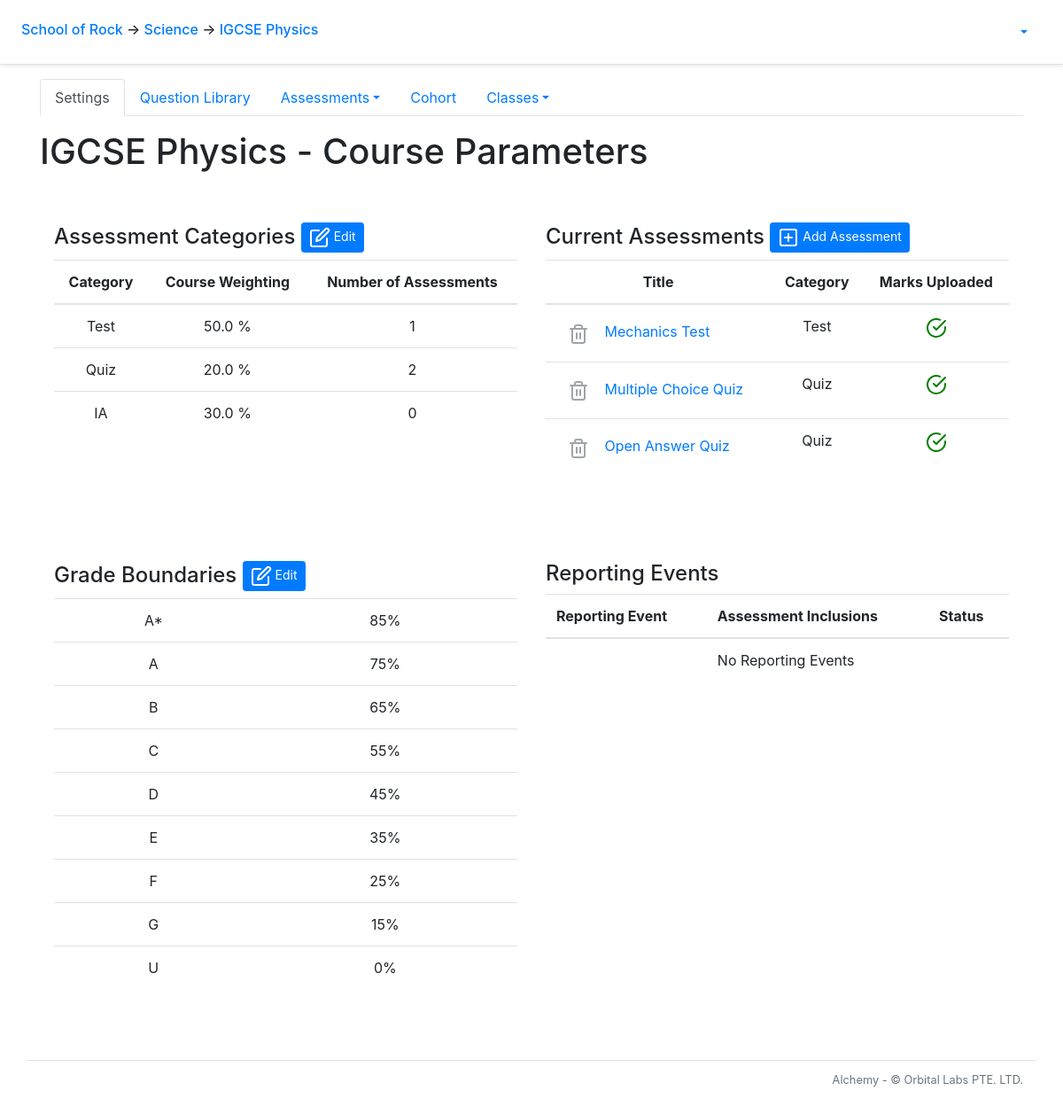
Before: /course/1/ with the older database file.
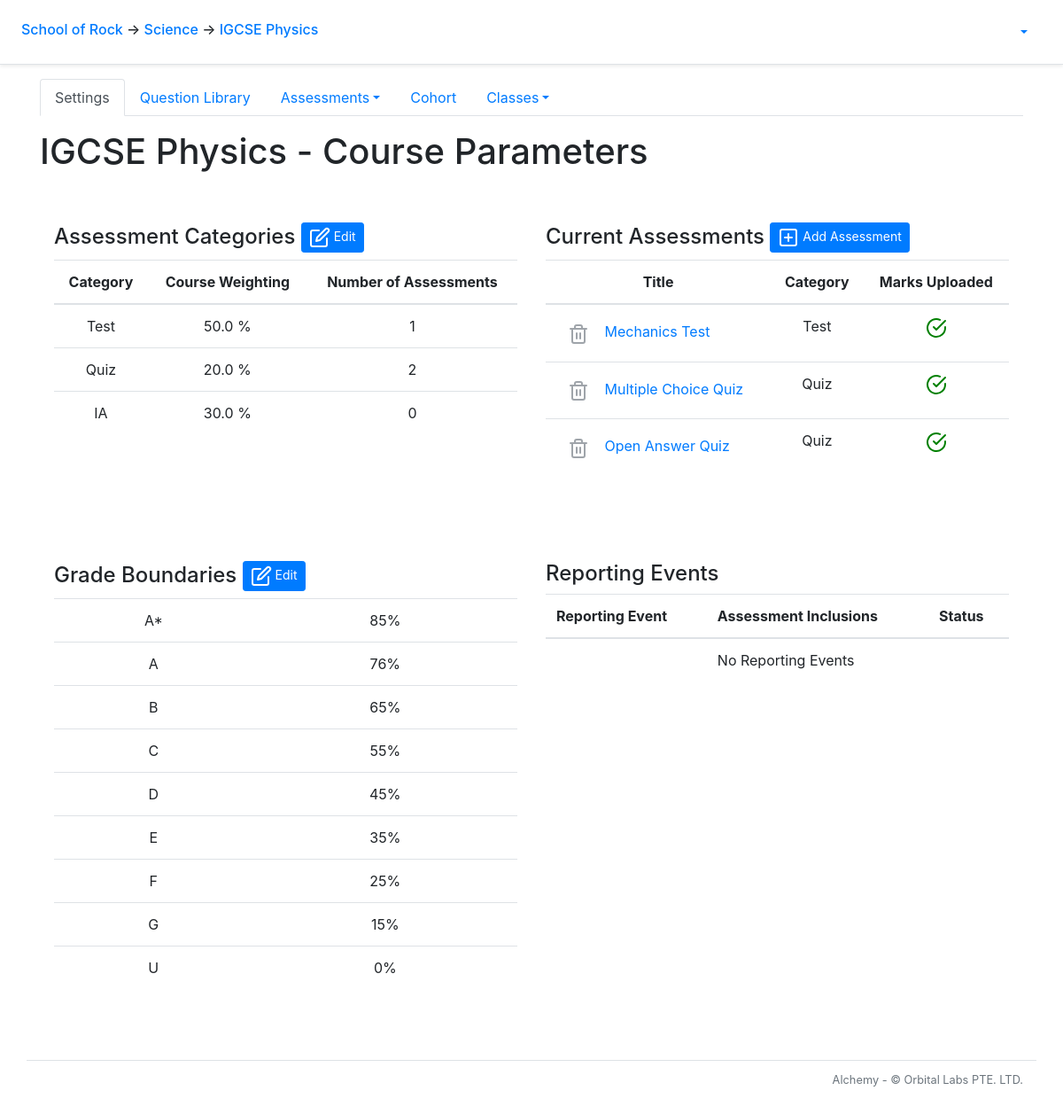
After: the same page with the newer database file.
### alchemy/models.py (models this page shows, shortened)
class School(db.Model):
    __tablename__ = 'school'
    id = db.Column(db.Integer, primary_key=True)
    name = db.Column(db.String(50))
    departments = db.relationship('Department', backref='school')
    snapshots = db.relationship('Snapshot', backref='school')

class Department(db.Model):
    __tablename__ = 'department'
    id = db.Column(db.Integer, primary_key=True)
    name = db.Column(db.String(50))
    school_id = db.Column(db.Integer, db.ForeignKey('school.id'))
    courses = db.relationship('Course', backref='department')

class Course(db.Model):
    __tablename__ = 'course'
    id = db.Column(db.Integer, primary_key=True)
    name = db.Column(db.String(20), nullable=False)
    department_id = db.Column(db.Integer, db.ForeignKey('department.id'))
    questions = db.relationship('Question', backref = 'q_course')
    tags = db.relationship('Tag', backref='tag_course')
    clazzes = db.relationship('Clazz', backref='course')
    papers = db.relationship('Paper', backref='course')
    grade_levels = db.relationship('GradeLevel', backref='grade_levels')
    assessment_categories = db.relationship('AssessmentCategory', backref='assessment_categories')
    checkpoints = db.relationship('Checkpoint', backref='course')
    def order_grade_levels(self):
        self.grade_levels.sort(key=lambda x: x.lower_bound,  reverse = True)

class AssessmentCategory(db.Model):
    __tablename__ = 'assessment_category'
    id = db.Column(db.Integer, primary_key=True)
    name = db.Column(db.String())
    weight = db.Column(db.Float)
    course_id = db.Column(db.Integer, db.ForeignKey('course.id'), nullable=False)
    papers = db.relationship('Paper', back_populates='category')

class Paper(db.Model):
    __tablename__ = 'paper'
    id = db.Column(db.Integer, primary_key=True)
    title = db.Column(db.String(50), nullable=False)
    scores = db.relationship('Score', backref='paper')
    paper_questions = db.relationship('PaperQuestion',
            order_by='PaperQuestion.order_number',
            collection_class=ordering_list('order_number', count_from=1))
    course_id = db.Column(db.Integer, db.ForeignKey('course.id'))
    category_id = db.Column(db.Integer, db.ForeignKey('assessment_category.id'), nullable=False)
    category = db.relationship('AssessmentCategory', back_populates='papers')
    checkpoints = db.relationship('Checkpoint', secondary=checkpoints_papers, back_populates='papers')
    @sqlalchemy.orm.reconstructor
    def __paper_construct__(self):
        self.build_profile()
    def build_profile(self):
        self.profile = paper_profile.PaperProfile()
        self.profile.total_questions = len(self.paper_questions)
        tag_list = []
        for pq in self.paper_questions:
            if len(pq.question.all_solutions) > 1:
                self.profile.total_mc_questions += 1
                self.profile.total_mc_points += pq.question.points
            elif len(pq.question.all_solutions) == 1:
                self.profile.total_oa_questions += 1
                self.profile.total_oa_points += pq.question.points
            else:
                pass
            self.profile.total_points += pq.question.points
            for tag in pq.question.tags:
                if tag not in tag_list:
                    tag_list.append(tag)
        if self.profile.total_mc_questions > 0:
            self.profile.has_mc_questions = True
        if self.profile.total_points != 0:
            self.profile.mcq_points_norm_ratio = round(self.profile.total_mc_points/self.profile.total_points*100, 1)
            self.profile.oaq_points_norm_ratio = round(self.profile.total_oa_points/self.profile.total_points*100, 1)
        for tag in tag_list:
            new_tag_profile = paper_profile.build_tag_profile(self, tag)
            new_tag_profile.calculate_q_percentage(self.profile)
            new_tag_profile.calculate_p_percentage(self.profile)
            self.profile.tag_profile_list.append(new_tag_profile)
    def check_clazz_scores(self, clazz):
        clazz_id = clazz.id
        scores = Score.query.filter_by(paper_id = self.id).all()
        clazz_scores = []
        for score in scores:
            student_id = score.student_id
            student = Student.query.get_or_404(student_id)
            if clazz in student.clazzes:
                clazz_scores.append(score)
        for score in clazz_scores:
            if score == None:
                return False
            else:
                return True
    def has_all_scores(self):
        has_all_scores = True
        for clazz in self.course.clazzes:
            if not self.check_clazz_scores(clazz):
                has_all_scores = False
        return has_all_scores

class GradeLevel(db.Model):
    __tablename__ = 'grade_level'
    id = db.Column(db.Integer, primary_key=True)
    grade = db.Column(db.String())
    lower_bound = db.Column(db.Integer)
    upper_bound = db.Column(db.Integer)
    course_id = db.Column(db.Integer, db.ForeignKey('course.id'), nullable=False)

### alchemy/views/course.py (the view)
@bp_course.route('/')
@auth_manager.require_group
def index():
    g.course.order_grade_levels()
    return flask.render_template('course/index.html')

### alchemy/auth_manager.py (called while the page is built)
def auth_enabled():
    return False

def require_group(func):
    @functools.wraps(func)
    def deco(*args, **kwargs):
        if not auth_enabled():
            g.current_user = None
        elif flask_jwt_extended.verify_jwt_in_request(optional=True):
            g.current_user = flask_jwt_extended.get_current_user()
        else:
            flask.abort(401)
        return func(*args, **kwargs)
    return deco

### alchemy/views/clazz.py (called while the page is built)
@bp_clazz.url_defaults
def url_defaults(endpoint, values):
    if 'clazz_id' not in values:
        values['clazz_id'] = g.clazz.id

### alchemy/views/course.py (called while the page is built)
@bp_course.url_value_preprocessor
def url_value_preprocessor(endpoint, values):
    g.course = models.Course.query.get_or_404(values.pop('course_id'))
    g.department = models.Department.query.get_or_404(g.course.department_id)
    g.school = models.School.query.get_or_404(g.department.school_id)

@bp_course.url_defaults
def url_defaults(endpoint, values):
    if 'course_id' not in values:
        values['course_id'] = g.course.id

@bp_course.before_request
def before_request():
    if 'html_title' not in g:
        g.html_title = f'Course - {g.course.name}'

### alchemy/views/department.py (called while the page is built)
@bp_department.url_defaults
def bp_department_url_defaults(endpoint, values):
    if 'department_id' not in values:
        values['department_id'] = g.department.id

### alchemy/views/paper.py (called while the page is built)
@bp_paper.url_defaults
def url_defaults(endpoint, values):
    if 'paper_id' not in values:
        values['paper_id'] = g.paper.id if 'paper' in g else 0

### alchemy/views/profile.py (called while the page is built)
def build_tag_profile(paper, primary_tag):
    allocated_questions = 0
    allocated_points = 0
    for paper_question in paper.paper_questions:
        for tag in paper_question.question.tags:
            if tag.name == primary_tag.name:
                allocated_questions += 1
                allocated_points += paper_question.question.points
    tag_profile = TagProfile(primary_tag, allocated_questions, allocated_points)
    return tag_profile

    def calculate_q_percentage(self, paper_profile):
        q_percentage = self.allocated_questions/paper_profile.total_questions*100
        self.question_percentage = round(q_percentage, 1)

    def calculate_p_percentage(self, paper_profile):
        p_percentage = self.allocated_points/paper_profile.total_points*100
        self.points_percentage = round(p_percentage, 1)

### alchemy/views/school.py (called while the page is built)
@bp_school.url_defaults
def bp_school_url_defaults(endpoint, values):
    if 'school_id' not in values:
        values['school_id'] = g.school.id

### alchemy/templates/course/index.html (shortened to what this page needs)
{% extends "course/course_layout.html" %}
{% block course_main_content %}
<main role="main">
  <h1 class="my-3">{{ g.course.name }} - Course Parameters</h1>
  {% import "course/assessment_categories_form_macro.html" as categories_form %}
  <br>
  <div class="profile">
    <div class='left-col'>
      <h4>Assessment Categories <button type="button" class="btn btn-primary btn-sm" data-toggle="modal" data-target="#categories_modal">
        <span data-feather="edit"></span>
        <a>Edit</a></button></h4>
      <table class="table table-hover text-center">
        <thead>
          <th>Category</th>
          <th>Course Weighting</th>
          <th>Number of Assessments</th>
        </thead>
        {% for category in g.course.assessment_categories %}
          <tr>
            <td>{{ category.name }}</td>
            <td>{{ category.weight }} %</td>
            <td>{{ category.papers | length }}</td>
          </tr>
        {% endfor %}
      </table>
    </div>
    <div class="right-col">
      <h4>Current Assessments <button class="btn btn-primary btn-sm" data-toggle="modal" data-target="#paper_create_modal">
        <span data-feather="plus-square"></span>
        <a>Add Assessment</a></button>
      </h4>
      <table class="table table-hover text-center">
        <thead>
          <th>Title</th>
          <th>Category</th>
          <th>Marks Uploaded</th>
        </thead>
        {% for paper in g.course.papers %}
        <tr>
          <td>
            <div align="left">
              <a class="btn btn-link {{ 'disabled' if paper.scores }}" aria-label="Delete paper" href="{{ url_for('course.paper.remove', paper_id=paper.id) }}">
                <span data-feather="trash-2"></span>
              </a>
              <a href="{{ url_for('course.paper.index', paper_id=paper.id) }}">{{ paper.title }}</a>
            </div>
          </td>
          <td>{{ paper.category.name }}</td>
          {% if paper.has_all_scores() %}
            <td><i class="icon_green" data-feather="check-circle"></i></td>
          {% else %}
            <td><i class="icon_red" data-feather="x-circle"></i></td>
          {% endif %}
        </tr>
        {% endfor %}
      </table>
    </div>
  </div>
  <br>
  {% import "course/grade_levels_form_macro.html" as grades_form %}
  <br>
  <div class="profile">
    <div class="left_col">
      <h4>Grade Boundaries <button type="button" class="btn btn-primary btn-sm" data-toggle="modal" data-target="#grade_level_modal">
        <span data-feather="edit"></span>
        Edit
      </h4>
      <table class="table table-hover text-center">
        {% for grade in g.course.grade_levels %}
          <tr>
            <td>{{ grade.grade }}</td>
            <td>{{ grade.lower_bound }}%</td>
          </tr>
        {% endfor %}
      </table>
    </div>
    <div class="right-col">
      <h4>Reporting Events</h4>
      <table class="table table-hover">
        <thead>
          <th>Reporting Event</th>
          <th>Assessment Inclusions</th>
          <th>Status</th>
        </thead>
        {% if g.course.checkpoints %}
          {% for checkpoint in g.course.checkpoints %}
                {% import "course/edit_checkpoint_macro.html" as edit_checkpoint %}
          {% endfor %}
        {% else %}
          <tr>
            <td></td>
            <td>No Reporting Events</td>
            <td></td>
          </tr>
        {% endif %}
      </table>
    </div>
  </div>
</main>
{% endblock course_main_content %}

### alchemy/templates/course/course_layout.html (shortened to what this page needs)
{% include "layout_start.html" %}
<div class="container">
  <ul class="nav nav-tabs">
    <li class="nav-item">
      <a class="nav-link {{ 'active' if request.endpoint == 'course.index' }}" href="{{ url_for('course.index', course_id=g.course.id) }}">Settings</a>
    </li>
    <li class="nav-item">
      <a class="nav-link {{ 'active' if request.endpoint == 'course.library.index' }}" href="{{ url_for('course.library.index') }}">Question Library</a>
    </li>
    <li class="nav-item dropdown">
      <a class="nav-link dropdown-toggle {{ 'active' if request.endpoint == 'course.paper.index' or request.endpoint == 'course.paper.edit' }}" data-toggle="dropdown" href="#" role="button" aria-haspopup="true" aria-expanded="false">Assessments</a>
    </li>
    <li class="nav-item">
      <a class="nav-link {{ 'active' if request.endpoint == 'course.cohort.index' }}" href="{{ url_for('course.cohort.index', course_id=g.course.id) }}">Cohort</a>
    </li>
    <li class="nav-item dropdown">
      <a class="nav-link dropdown-toggle" data-toggle="dropdown" href="#" role="button" aria-haspopup="true" aria-expanded="false">Classes</a>
    </li>
  </ul>
  {% block course_main_content %}
  {% endblock course_main_content %}
</div>
{% import "course/paper_new_or_edit_macro.html" as paper_create_modal %}
{% include "layout_end.html" %}

### alchemy/templates/layout_start.html (shortened to what this page needs)
<!doctype html>
<html lang="en">
  <head>
      <link rel="stylesheet" href="https://stackpath.bootstrapcdn.com/bootstrap/4.5.0/css/bootstrap.min.css">
      <link rel="stylesheet" type="text/css" href="{{ url_for('static', filename='card-body.css') }}">
    </head>
    <body>
      <div class="p-3 px-md-4 mb-3 bg-white border-bottom shadow-sm">
        <div class="row justify-content-md-center">
          <div class="col d-flex align-items-baseline">
            <h6 class="mt-2 mr-3">
              {% if g.school %}
                <a href = "{{ url_for('school.index', school_id = g.school.id)}}">{{ g.school.name }}</a>
              {% else %}
                <b style="text-align: center;">Welcome to...</b>
              {% endif %}
              {% if g.department %}
                <span>&#8594;</span><a href = "{{ url_for('department.index', department_id = g.department.id) }}"> {{ g.department.name }}</a>
              {% endif %}
              {% if g.course %}
                <span>&#8594;</span><a href = "{{ url_for('course.index', course_id = g.course.id) }}"> {{ g.course.name }}</a>
              {% endif %}
            </h6>
          </div>
          <div class="col-md-auto d-flex align-items-baseline">
            {% if 'current_user' in g %}
            <ul class="nav nav-pills">
              <li class="nav-item dropdown">
                <a class="nav-link dropdown-toggle" data-toggle="dropdown" href="#" role="button" aria-haspopup="true" aria-expanded="false">{{ g.current_user.username }}</a>
              </li>
            </ul>
            {% endif %}
          </div>
        </div>
      </div>

### alchemy/templates/layout_end.html (shortened to what this page needs)
    <footer class="pt-2 my-5 border-top container text-right">
        <small class="text-muted">Alchemy - &copy; Orbital Labs PTE. LTD.</small>
    </footer>
  </body>
</html>

### alchemy/templates/course/index.html (style rules this page uses)
.profile { display: grid; grid-template-columns: 1fr 1fr; }
.profile > div { margin: 1em; }
.left_col { grid-column:1; grid-row:1/2; }
.icon_green { stroke:green; }

Changed rows visible on the page:
removed GradeLevel: grade "A", lower_bound "75"
added GradeLevel: grade "A", lower_bound "76"
